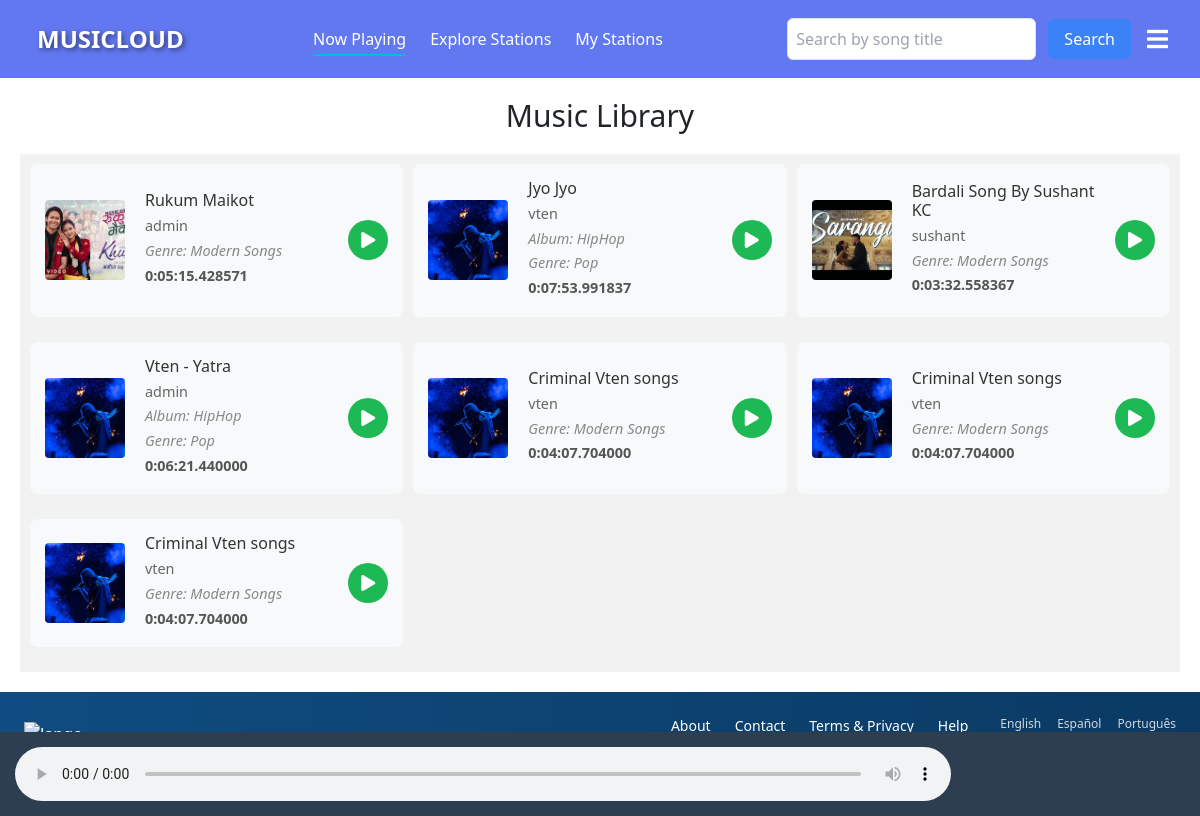
Before: / with the older database file.
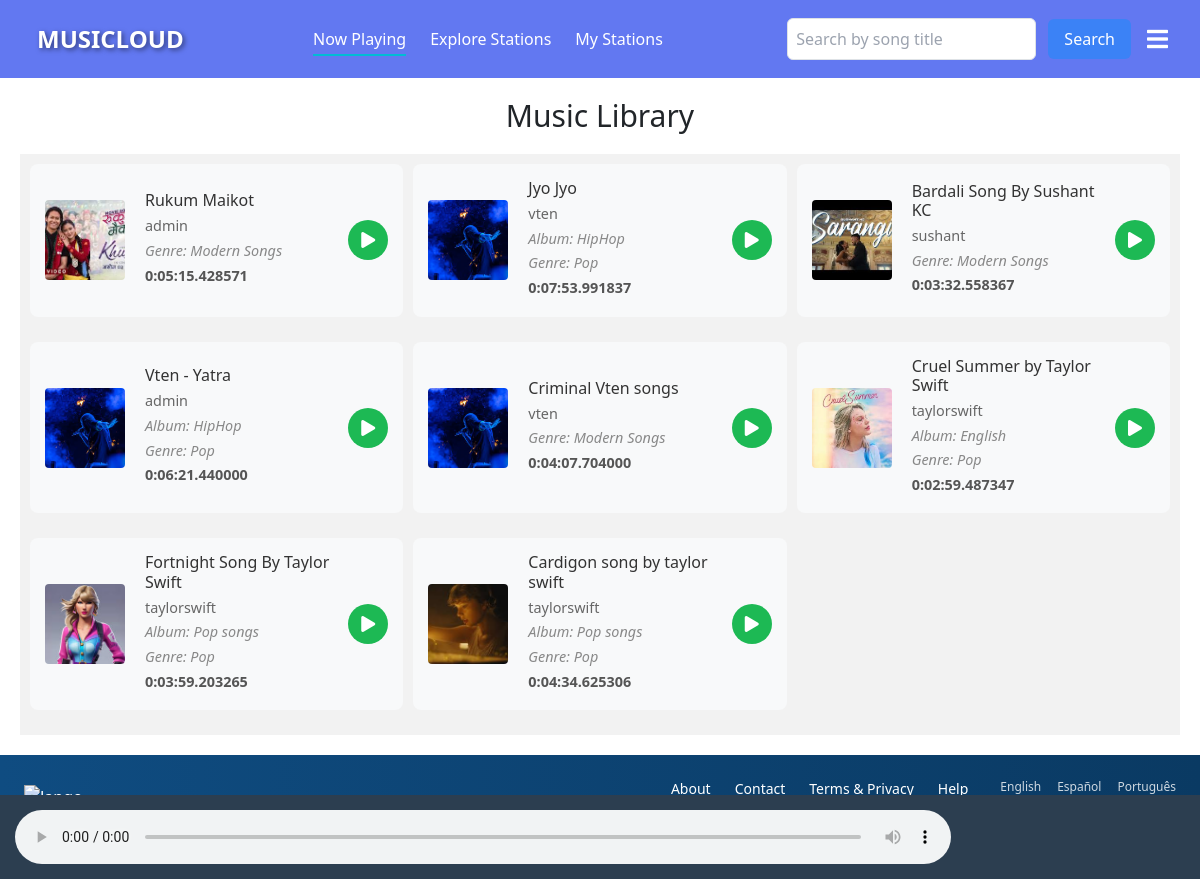
After: the same page with the newer database file.
### app/models.py (models this page shows, shortened)
class Song(models.Model):
    title = models.CharField(max_length=200)
    artist = models.ForeignKey('Artist', on_delete=models.CASCADE)
    album = models.ForeignKey('Album', on_delete=models.SET_NULL, null=True, blank=True)
    genre = models.ForeignKey('Genre', on_delete=models.SET_NULL, null=True, blank=True)
    cover_art = models.ImageField(upload_to='song_covers/')
    audio_file = models.FileField(upload_to='songs/')
    duration = models.DurationField(null=True, blank=True)  # Allow null initially
    upload_date = models.DateTimeField(auto_now_add=True)

class Artist(models.Model):
    user = models.OneToOneField(User, on_delete=models.CASCADE)
    bio = models.TextField()
    profile_picture = models.ImageField(upload_to='artist_profiles/')
    def __str__(self):
        return self.user.username

class Genre(models.Model):
    title = models.CharField(max_length=200)
    info = models.TextField()
    def __str__(self):
        return self.title

class Album(models.Model):
    title = models.CharField(max_length=200)
    artist = models.ForeignKey(Artist, on_delete=models.CASCADE)
    release_date = models.DateField()
    cover_art = models.ImageField(upload_to='album_covers/')
    def __str__(self):
        return self.title

### app/views.py (the view)
# urls.py: path('',views.index, name='home'),
def index(request):
    songs = Song.objects.all().select_related('artist', 'album', 'genre')
    context = {'songs': songs}
    return render(request, 'app/index.html', context)

### templates/app/index.html (shortened to what this page needs)
{% extends 'base.html' %} {% load static %} {% block content %}
<div class="fixed-width">
  <div class="song-list">
    <h1>Music Library</h1>
    <div class="songs-container">
      {% for song in songs %}
      <div class="song-card" data-audio-url="{{ song.audio_file.url }}">
        <div class="song-cover">
          <img src="{{ song.cover_art.url }}" alt="{{ song.title }} cover" />
        </div>
        <div class="song-info">
          <h3>{{ song.title }}</h3>
          <p>{{ song.artist }}</p>
          {% if song.album %}
          <p class="album">Album: {{ song.album }}</p>
          {% endif %} {% if song.genre %}
          <p class="genre">Genre: {{ song.genre }}</p>
          {% endif %}
          <p class="duration">{{ song.duration }}</p>
        </div>
        <button class="play-btn" data-song-id="{{ song.id }}">
          <i class="fas fa-play"></i>
        </button>
      </div>
      {% endfor %}
    </div>
  </div>
</div>
{% endblock %}

### templates/base.html (shortened to what this page needs)
{%load static%}
<!DOCTYPE html>
<html lang="en">
  <head>
    <script src="https://cdn.tailwindcss.com"></script>
    <link rel="stylesheet" href="{% static 'css/styles.css' %}" />
    <link
      href="https://cdnjs.cloudflare.com/ajax/libs/font-awesome/5.15.3/css/all.min.css"
      rel="stylesheet"
    />
    <link
      rel="stylesheet"
      href="https://cdnjs.cloudflare.com/ajax/libs/font-awesome/5.15.3/css/all.min.css"
    />
<link href="https://cdn.jsdelivr.net/npm/bootstrap@5.3.0/dist/css/bootstrap.min.css" rel="stylesheet">
  </head>
  <body>
    {%include 'partials/_header.html'%} {% block content %}{% endblock %}
    <div class="audio-player-container">
      <audio id="audio-player" controls>
      </audio>
    </div>
    {%include 'partials/_footer.html' %}
  </body>
</html>

### templates/partials/_header.html (shortened to what this page needs)
{% load static %}
<nav class="nav-bar">
  <div class="header-container fixed-width">
    <div class="logo">MUSICLOUD</div>
    <div class="header-menu" id="headerMenu">
      <a href="{% url 'home' %}" class="menu-link {% if request.resolver_match.url_name == 'home' %}active{% endif %}">Now Playing</a>
      <a href="{% url 'explore-stations' %}" class="menu-link {% if request.resolver_match.url_name == 'explore-stations' %}active{% endif %}">Explore Stations</a>
      <a href="{% url 'my-stations' %}" class="menu-link {% if request.resolver_match.url_name == 'my-stations' %}active{% endif %}">My Stations</a>
    </div>
    <div class="right-menu">
      <div class="relative">
        <form method="get" action="{% url 'search_results' %}">
          <div class="relative">
            <input type="search" name="query" placeholder="Search by song title" class="search border p-2 rounded" />
            <button type="submit" class="bg-blue-500 text-white px-3 py-2 rounded ml-2">Search</button>
          </div>
        </form>
      </div>
      <i class="fas fa-bars text-white text-2xl" id="menuToggle"></i>
    </div>
  </div>
</nav>

### templates/partials/_footer.html (shortened to what this page needs)
{% load static %}
<footer class="bg-gradient-to-r from-[#0f4c81] to-[#0a3a63] text-white">
    <div class="max-w-7xl mx-auto flex flex-col sm:flex-row items-center sm:items-start justify-between px-6 py-4">
     <div class="flex flex-col sm:flex-row sm:items-center sm:space-x-6 w-full sm:w-auto mb-4 sm:mb-0">
      <div class="flex items-center space-x-3">
       <span class="hidden sm:block text-sm">
       </span>
      </div>
      <button aria-label="Facebook like button with 692K likes" class="mt-3 sm:mt-0 flex items-center space-x-2 bg-[#a3b9d1] text-[#2f4f8a] rounded-full px-4 py-1 text-sm font-normal">
       <span>
       </span>
      </button>
     </div>
     <nav class="flex flex-col sm:flex-row sm:items-start sm:space-x-8 text-sm w-full sm:w-auto">
      <ul class="flex space-x-6 justify-center mb-2 sm:mb-0">
       <li>
        <a class="hover:underline" href="#">
         About
        </a>
       </li>
       <li>
        <a class="hover:underline" href="#">
         Contact
        </a>
       </li>
       <li>
        <a class="hover:underline" href="#">
         Terms &amp; Privacy
        </a>
       </li>
       <li>
        <a class="hover:underline" href="#">
         Help
        </a>
       </li>
      </ul>
      <ul class="flex space-x-4 justify-center text-xs text-white/80">
       <li>
        <a class="hover:underline" href="#">
         English
        </a>
       </li>
       <li>
        <a class="hover:underline" href="#">
         Español
        </a>
       </li>
       <li>
        <a class="hover:underline" href="#">
         Português
        </a>
       </li>
      </ul>
     </nav>
    </div>
</footer>

### static/css/styles.css (style rules this page uses)
* { margin: 0; padding: 0; box-sizing: border-box; }
:root { --primary-color: #6278f1; --secondary-color: #a2f75e; --primary-text-color: #ffffff; --secondary-text-clolor: rgb(0, 0, 0); --border-radius: 8px; --box-shadow: 0 2px 10px rgba(0, 0, 0, 0.1); }
body { margin: 0; font-family: Arial, sans-serif; }
.nav-bar { background-color: var(--primary-color); color: white; padding: 1rem 2rem; }
.fixed-width { max-width: 1300px; margin: 0 auto; }
.header-container { margin: 0 auto; display: flex; justify-content: space-between; align-items: center; flex-wrap: wrap; }
.logo { font-size: 1.5rem; margin: 0; padding: 5px; font-weight: bolder; text-shadow: 2px 2px 5px rgba(0, 0, 0, 0.5); }
.header-menu { display: flex; gap: 1.5rem; }
.header-menu a { color: white; text-decoration: none; position: relative; padding: 5px 0; }
.header-menu a.active::after { content: ""; position: absolute; left: 0; bottom: 0; height: 2px; width: 100%; background-color: #00bcd4; transition: all 0.3s ease; }
.right-menu { display: flex; align-items: center; gap: 1rem; }
.search { padding: 6px 8px; border: none; border-radius: 4px; border: none; color: black; }
.fa-bars { display: none; cursor: pointer; }
.audio-player-container { position: block; bottom: 0; left: 0; right: 0; background: #2c3e50; display: flex; align-items: center; z-index: 1000; }
.audio-player-container audio { width: 80%; margin-right: 20px; }

### templates/base.html (style rules this page uses)
.audio-player-container { position: fixed; bottom: 0; left: 0; right: 0; background: #2c3e50; padding: 15px; display: flex; align-items: center; z-index: 1000; }
.audio-player-container audio { width: 80%; margin-right: 20px; }

### templates/app/index.html (style rules this page uses)
.song-list { max-width: 1300px; margin: 0 auto; padding: 20px; }
.song-list h1 { font-size: 30px; text-align: center; margin-bottom: 20px; }
.songs-container { display: grid; grid-template-columns: repeat(3, 1fr); gap: 10px; padding: 10px; background-color: #f2f2f2; }
.song-card { display: flex; align-items: center; padding: 15px; margin-bottom: 15px; background: #f8f9fa; border-radius: 8px; transition: all 0.3s ease; }
.song-cover { width: 80px; height: 80px; margin-right: 20px; }
.song-cover img { width: 100%; height: 100%; object-fit: cover; border-radius: 4px; }
.song-info { flex: 1; }
.song-info h3 { margin: 0 0 5px 0; color: #333; }
.song-info p { margin: 3px 0; color: #666; font-size: 0.9em; }
.play-btn { background: #1db954; color: white; border: none; width: 40px; height: 40px; border-radius: 50%; cursor: pointer; display: flex; align-items: center; justify-content: center; transition: all 0.3s ease; }
.album, .genre { font-style: italic; color: #888 !important; }
.duration { color: #555 !important; font-weight: bold; }

Changed rows visible on the page:
removed Song: cover_art (picture), title "Criminal Vten songs", artist "vten", genre "Modern Songs", duration "0:04:07.704000"
removed Song: cover_art (picture), title "Criminal Vten songs", artist "vten", genre "Modern Songs", duration "0:04:07.704000"
added Song: cover_art (picture), title "Cruel Summer by Taylor Swift", artist "taylorswift", album "English", genre "Pop", duration "0:02:59.487347"
added Song: cover_art (picture), title "Fortnight Song By Taylor Swift", artist "taylorswift", album "Pop songs", genre "Pop", duration "0:03:59.203265"
added Song: cover_art (picture), title "Cardigon song by taylor swift", artist "taylorswift", album "Pop songs", genre "Pop", duration "0:04:34.625306"
